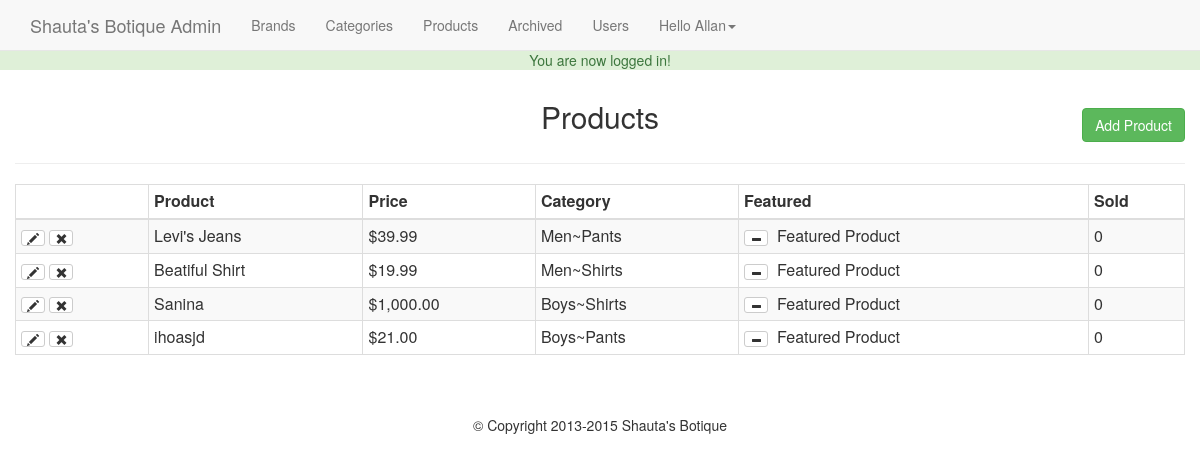
/admin/products.php (signed in), run on the app's committed database.
### tables this page shows
CREATE TABLE `products` (
  `id` int(11) NOT NULL,
  `title` varchar(255) NOT NULL,
  `price` decimal(10,2) NOT NULL,
  `list_price` decimal(10,2) NOT NULL,
  `brand` int(11) NOT NULL,
  `categories` varchar(255) NOT NULL,
  `image` varchar(255) NOT NULL,
  `description` text NOT NULL,
  `featured` tinyint(4) NOT NULL DEFAULT 0,
  `sizes` text NOT NULL,
  `deleted` tinyint(4) NOT NULL DEFAULT 0
);

### helpers/helpers.php (called while the page is built, shortened)
<?php
function money($number){
	return '$'.number_format($number,2);
}
?>

### admin/products.php (the view, shortened to what this page needs)
<?php
require_once $_SERVER['DOCUMENT_ROOT'].'/Tutorial/core/init.php';
include 'includes/head.php';
include 'includes/navigation.php';
$dbpath = '';
if (isset($_GET['add']) || isset($_GET['edit'])) {
$brandQuery = $db->query("SELECT * FROM brand ORDER BY brand");
$parentQuery = $db->query("SELECT * FROM categories WHERE parent = 0 ORDER BY category");
$title = ((isset($_POST['title']) && $_POST['title'] != '')?sanitize($_POST['title']):'');
$brand = ((isset($_POST['brand']) && !empty($_POST['brand']))?sanitize($_POST['brand']):'');
$parent = ((isset($_POST['parent']) && !empty($_POST['parent']))?sanitize($_POST['parent']):'');
$category = ((isset($_POST['child'])) && !empty($_POST['child'])?sanitize($_POST['child']):'');
$price = ((isset($_POST['price']) && $_POST['price'] != '')?sanitize($_POST['price']):'');
$list_price = ((isset($_POST['list_price']) && $_POST['list_price'] != '')?sanitize($_POST['list_price']):'');
$description = ((isset($_POST['description']) && $_POST['description'] != '')?sanitize($_POST['description']):'');
$sizes = ((isset($_POST['sizes']) && $_POST['sizes'] != '')?sanitize($_POST['sizes']):'');
$sizes = rtrim($sizes,',');
$saved_image = '';
if (isset($_GET['edit'])) {
	$edit_id = (int)$_GET['edit'];
	$productResults = $db->query("SELECT * FROM products WHERE id = '$edit_id'");
	$product = mysqli_fetch_assoc($productResults);
	if (isset($_GET['delete_image'])) {
		$image_url = $_SERVER['DOCUMENT_ROOT'].$product['image']; echo $image_url;
		unlink($image_url);
		$db->query("UPDATE products SET image = '' WHERE id = '$edit_id'");
		header('Location: products.php?edit='.$edit_id);
	}
	$category = ((isset($_POST['child']) && $_POST['child'] != '')?sanitize($_POST['child']):$product['categories']);
	$title = ((isset($_POST['title']) && $_POST['title'] != '')?sanitize($_POST['title']):$product['title']);
	$brand = ((isset($_POST['brand']) && $_POST['brand'] != '')?sanitize($_POST['brand']):$product['brand']);
	$parentQ = $db->query("SELECT * FROM categories WHERE id = '$category'");
	$parentResult = mysqli_fetch_assoc($parentQ);
	$parent = ((isset($_POST['parent']) && $_POST['parent'] != '')?sanitize($_POST['parent']):$parentResult['parent']);
	$price = ((isset($_POST['price']) && $_POST['price'] != '')?sanitize($_POST['price']):$product['price']);
	$list_price = ((isset($_POST['list_price']) && $_POST['list_price'] != '')?sanitize($_POST['list_price']):$product['list_price']);
	$description = ((isset($_POST['description']) && $_POST['description'] != '')?sanitize($_POST['description']):$product['description']);
	$sizes = ((isset($_POST['sizes']) && $_POST['sizes'] != '')?sanitize($_POST['sizes']):$product['sizes']);
	$sizes = rtrim($sizes,',');
	$saved_image = (($product['image'] != '')?$product['image']:'');
	$dbpath = $saved_image;
}
if (!empty($sizes)) {
 		$sizeString = sanitize($sizes);
 		$sizeString = rtrim($sizeString,',');
 		$sizesArray = explode(',',$sizeString);
 		$sArray = array();
 		$qArray = array();
 		foreach ($sizesArray as $ss) {
 			$s = explode(':', $ss);
 			$sArray[] = $s[0];
 			$qArray[] = $s[1];
 		}
 	}else{
 		$sizesArray = array();
 	}
if ($_POST) {
	$errors = array();
 	$required = array('title', 'brand', 'price', 'parent', 'child', 'sizes');
 	foreach ($required as $field) {
 		if ($_POST[$field] == '') {
 			$errors[] = 'All Fields With and Asterisk are required.';
 			break;
 		}
 	}
 	if (!empty($_FILES)) {
 		$photo = $_FILES['photo'];
 		$name = $photo['name'];
 		$nameArray = explode('.', $name);
 		$fileName = $nameArray[0];
 		$fileExt = $nameArray[1];
 		$mime = explode('/', $photo['type']);
 		$mimeType = $mime[0];
 		$mimeExt = $mime[1];
 		$tmpLoc = $photo['tmp_name'];
 		$fileSize = $photo['size'];
 		$allowed = array('png', 'jpg', 'jpeg', 'gif');
 		$uploudName = md5(microtime()).'.'.$fileExt;
 		$uploudPath = BASEURL.'images/products/'.$uploudName;
 		$dbpath = '/Tutorial/images/products/'.$uploudName;
 		if ($mimeType != 'image') {
 			$errors[] = 'The file must be image';
 		}
 		if (!in_array($fileExt, $allowed)) {
 			$errors[] = 'The file photo extension must be a png, jpg, or gif';
 		}
 		if ($fileSize > 15000000) {
 			$errors[] = 'The files size must be under 15MB.';
 		}
 		if ($fileExt != $mimeExt && ($mimeExt == 'jpeg' && $fileExt != 'jpg')) {
 			$errors[] = 'File Extension does not match the file.';
 		}
 	}
 	if (!empty($errors)) {
 		echo display_errors($errors);
 	}else{
 		if (!empty($_FILES)) {
 		move_uploaded_file($tmpLoc, $uploudPath);
 	}
 		$insertSql = "INSERT INTO products (`title`, `price`, `list_price`, `brand`, `categories`, `sizes`, `image`, `description`) VALUES ('$title', '$price', '$list_price', '$brand', '$category', '$sizes','$dbpath', '$description')";
 		if (isset($_GET['edit'])) {
 			$insertSql = "UPDATE products SET title = '$title', price = '$price', list_price = '$list_price', brand = '$brand', categories = '$category', sizes = '$sizes', image = '$dbpath', description = '$description' WHERE id = '$edit_id'";
 		}
 		$db->query($insertSql);
 		header('Location: products.php');
 	}
 }
?>
	<h2 class="text-center"><?=((isset($_GET['edit']))?'Edit ':'Add A New'); ?>Product</h2><hr>
	<form action="products.php?<?=((isset($_GET['edit']))?'edit='.$edit_id:'add=1'); ?>" method="POST" enctype="multipart/form-data">
		<div class="form-group col-md-3">
			<label for="title">Title*:</label>
			<input type="text" name="title" class="form-control" id="title" value="<?= $title;?>">
		</div>
		<div class="form-group col-md-3">
			<label for="brand">Brand*:</label>
			<select class="form-control" id="brand" name="brand">
				<option value=""<?=(($brand == '')?' selected':''); ?>></option>
				<?php while($b = mysqli_fetch_assoc($brandQuery)): ?>
					<option value="<?= $b['id']; ?>"<?=(($brand == $b['id'])?' selected':''); ?>><?= $b['brand']; ?></option>
				<?php endwhile; ?>
			</select>
		</div>
		<div class="form-group col-md-3">
			<label for="parent">Parent Category*:</label>
			<select class="form-control" id="parent" name="parent">
				<option value=""<?=(($parent == '')?' selected':''); ?>></option>
				<?php while($p = mysqli_fetch_assoc($parentQuery)): ?>
					<option value="<?= $p['id']; ?>"<?=(($parent == $p['id'])?' selected':''); ?>><?= $p['category']; ?></option>
				<?php endwhile; ?>
			</select>
		</div>
		<div class="form-group col-md-3">
			<label for="child">Child Category*:</label>
			<select id="child" name="child" class="form-control">
			</select>
		</div>
		<div class="form-group col-md-3">
			<label for="price">Price*:</label>
			<input type="text" id="price" name="price" class="form-control" value="<?= $price; ?>">
		</div>
		<div class="form-group col-md-3">
			<label for="list_price">List Price:</label>
			<input type="text" id="list_price" name="list_price" class="form-control" value="<?= $list_price; ?>">
		</div>
		<div class="form-group col-md-3">
			<label>Quantity & Sizes*:</label>
			<button class="btn btn-default form-control" onclick="jQuery('#sizesModal').modal('toggle');return false;">Quantity & Sizes</button>
		</div>
		<div class="form-group col-md-3">
			<label for="sizes">Sizes & Qty Preview</label>
			<input type="text" class="form-control" name="sizes" id="sizes" id="sizes" value="<?= $sizes; ?>" readonly>
		</div>
		<div class="form-group col-md-6">
			<?php if($saved_image != ''): ?>
				<div class="saved-image">
					<img src="<?= $saved_image; ?>" alt="saved image"><br>
					<a href="products.php?delete_image=1&edit=<?=$edit_id; ?>" class="text-danger">Delete Image</a></div>
			<?php else: ?>
			<label for="photo">Product Photo:</label>
			<input type="file" name="photo" id="photo" class="form-control">
		<?php endif; ?>
		</div>
		<div class="form-group col-md-6">
			<label for="description">Description:</label>
			<textarea id="description" name="description" class="form-control" rows="6"><?= $description; ?></textarea>
		</div>
		<div class="form-group pull-right">
			<a href="products.php" class="btn btn-default">Cancel</a>
		<input type="submit" value="<?=((isset($_GET['edit']))?'Edit ':'Add '); ?>Product" class="btn btn-success">
	</div><div class="clearfix"></div>
	</form>
	<div class="modal fade" id="sizesModal" tabindex="-1" role="dialog" aria-labelelledby="sizesmyModalLabel" aria-hidden="true">
		<div class="modal-dialog modal-lg">
			<div class="modal-content">
				<div class="modal-header">
					<button type="button" class="close" data-dismiss="modal" aria-label="Close"><span aria-hidden="true">&times;</span></button>
					<h4 class="modal-title" id="sizesModalLabel">Sizes & Quantity</h4>
				</div>
				<div class="modal-body">
					<div class="container-fluid">
					<?php for($i=1; $i <=12; $i++): ?>
						<div class="form-group col-md-4">
							<label for="size<?= $i;?>">Size</label>
							<input type="text" name="size<?= $i;?>" id="size<?= $i;?>" value="<?=((!empty($sArray[$i-1]))?$sArray[$i-1]:''); ?>" class="form-control">
						</div>
						<div class="form-group col-md-2">
							<label for="qty<?= $i;?>">Quantity:</label>
							<input type="number" name="qty<?= $i;?>" id="qty<?= $i;?>" value="<?=((!empty($qArray[$i-1]))?$qArray[$i-1]:''); ?>" min="0" class="form-control">
						</div>
					<?php endfor; ?>
				</div>
			</div>
				<div class="modal-footer">
					<button type="button" class="btn btn-default" data-dismiss="modal">Close</button>
					<button type="button" class="btn btn-primary" onclick="updateSizes(); jQuery('#sizesModal').modal('toggle');return false;">Save Changes</button>
				</div>
			</div>
		</div>
	</div>
<?php }else{
$sql = "SELECT * FROM products WHERE deleted = 0";
$presults = $db->query($sql);
?>
<h2 class="text-center">Products</h2>
<a href="products.php?add=1" class="btn btn-success pull-right" id="add-product-btn">Add Product</a><div class="clearfix"></div>
<hr>
<table class="table table-bordered table-condensed table-striped">
	<thead><th></th><th>Product</th><th>Price</th><th>Category</th><th>Featured</th><th>Sold</th></thead>
	<tbody>
		<?php while($product = mysqli_fetch_assoc($presults)):
			$childID = $product['categories'];
			$catSql = "SELECT * FROM categories WHERE id = '$childID'";
			$result = $db->query($catSql);
			$child = mysqli_fetch_assoc($result);
			$parentID = $child['parent'];
			$pSql = "SELECT * FROM categories WHERE id = '$parentID'";
			$presult = $db->query($pSql);
			$parent = mysqli_fetch_assoc($presult);
			$category = $parent['category'].'~'.$child['category'];
		 ?>
			<tr>
				<td>
					<a href="products.php?edit=<?= $product['id']; ?>" class="btn btn-xs btn-default"><span class="glyphicon glyphicon-pencil"></span></a>
					<a href="products.php?delete=<?= $product['id']; ?>" class="btn btn-xs btn-default"><span class="glyphicon glyphicon-remove"></span></a>
				</td>
				<td><?= $product['title']; ?></td>
				<td><?= money($product['price']) ;?></td>
				<td><?= $category; ?></td>
				<td><a href="products.php?featured=<?=(($product['featured'] == 0)?'1':'0');?>&id=<?= $product['id']; ?>" class="btn btn-xs btn-default"><span class="glyphicon glyphicon-<?=(($product['featured'] == 1)?'minus':'plus'); ?>"></span>
				</a>&nbsp <?=(($product['featured'] == 1)?'Featured Product':''); ?></td>
				<td>0</td>
			</tr>
		<?php endwhile; ?>
	</tbody>
</table>
<?php } include 'includes/footer.php'; ?>

### css/main.css (style rules this page uses)
body { padding-top: 50px; }
#add-product-btn { margin-top: -35px; }

### data on the page
products: title "Levi's Jeans", price "$39.99", category "Men~Pants", featured 1 (drawn)
products: title "Beatiful Shirt", price "$19.99", category "Men~Shirts", featured 1 (drawn)
products: title "Sanina", price "$1,000.00", category "Boys~Shirts", featured 1 (drawn)
products: title "ihoasjd", price "$21.00", category "Boys~Pants", featured 1 (drawn)

### other printed values
$_SESSION['success_flash'] "You are now logged in!"
$user_data['first'] "Allan"
